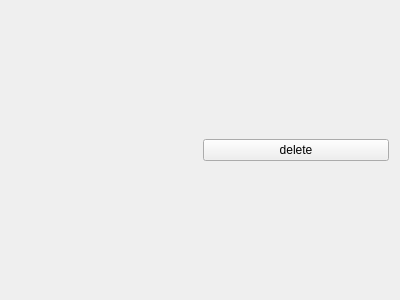
<?xml version="1.0" encoding="UTF-8"?>
<ui version="4.0">
 <class>Task</class>
 <widget class="QWidget" name="Task">
  <property name="geometry">
   <rect>
    <x>0</x>
    <y>0</y>
    <width>400</width>
    <height>300</height>
   </rect>
  </property>
  <property name="windowTitle">
   <string>Form</string>
  </property>
  <layout class="QVBoxLayout" name="verticalLayout">
   <item>
    <layout class="QHBoxLayout" name="horizontalLayout">
     <item>
      <widget class="QLabel" name="taskName">
       <property name="text">
        <string/>
       </property>
      </widget>
     </item>
     <item>
      <widget class="QPushButton" name="deleteButton">
       <property name="text">
        <string>delete</string>
       </property>
      </widget>
     </item>
    </layout>
   </item>
  </layout>
 </widget>
 <resources/>
 <connections/>
</ui>
